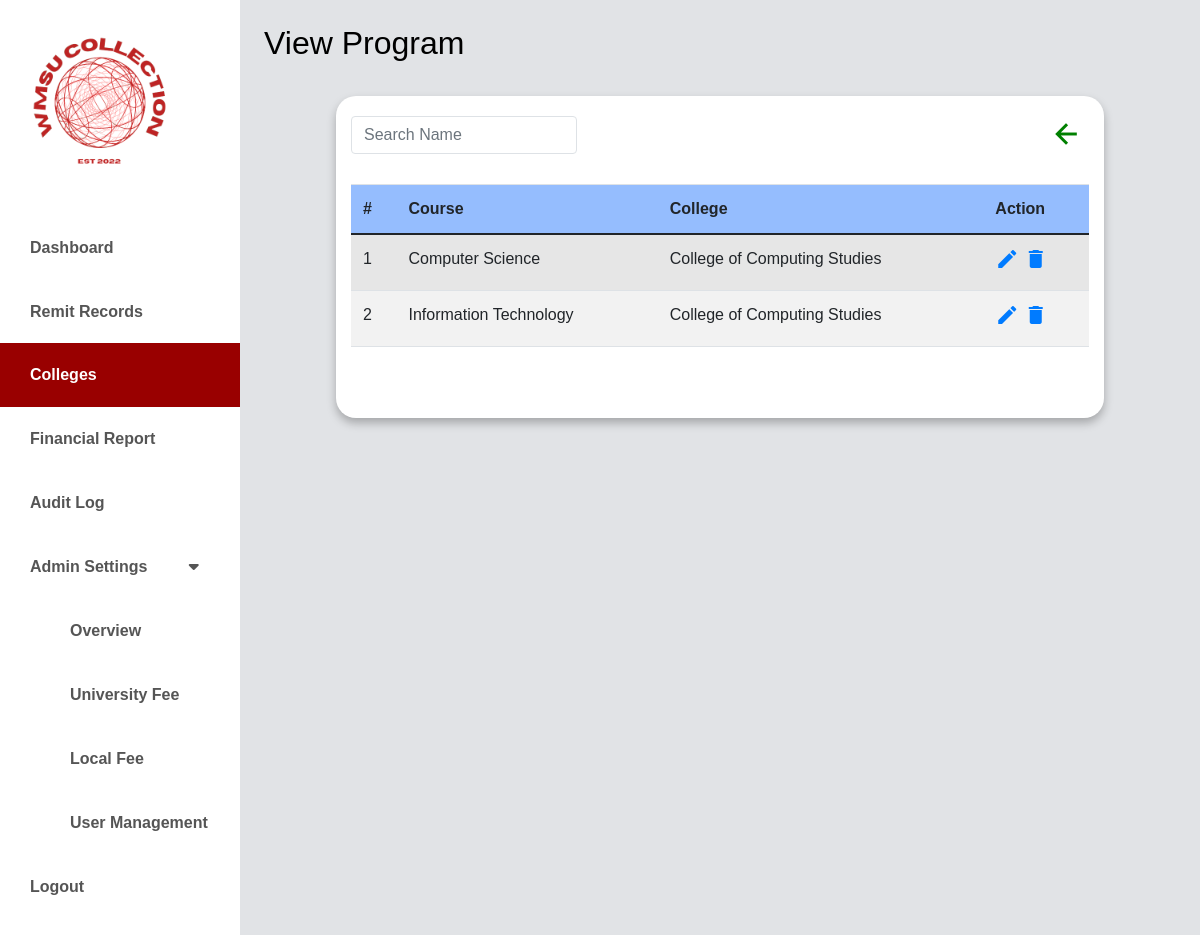
Screenshot of /college/view_program.php?college_id=1 (signed in) with the database file from the repository.
### tables this page shows
CREATE TABLE `programs` (
  `id` int(11) NOT NULL,
  `program_name` varchar(50) NOT NULL,
  `college_id` int(11) NOT NULL
);

CREATE TABLE `colleges` (
  `id` int(11) NOT NULL,
  `college_name` varchar(50) NOT NULL,
  `college_code` varchar(8) DEFAULT NULL
);

### classes/program.class.php (called while the page is built, shortened)
<?php
require_once 'database.class.php';
class Program {
    protected $db;
    function __construct() {
        $this->db = new Database();
    }
    function showAllDetailsByProgramId($college_id) {
        $sql = "SELECT p.program_name, p.id, p.college_id, c.college_name, c.college_code
                FROM programs p
                JOIN colleges c ON p.college_id = c.id
                WHERE p.college_id = :college_id";
        $stmt = $this->db->connect()->prepare($sql);
        $stmt->bindValue(':college_id', $college_id, PDO::PARAM_INT);
        $stmt->execute();
        return $stmt->fetchAll(PDO::FETCH_ASSOC);
    }
}
?>

### classes/database.class.php (called while the page is built)
<?php
class Database {
    private $host = 'localhost';
    private $username = 'root';
    private $password = '';
    private $database = 'wmsu';
    protected $connection;
    public function connect() {
        try {
            $dsn = "mysql:host=$this->host;dbname=$this->database;charset=utf8mb4";
            $options = [
                PDO::ATTR_ERRMODE => PDO::ERRMODE_EXCEPTION,
                PDO::ATTR_DEFAULT_FETCH_MODE => PDO::FETCH_ASSOC,
                PDO::ATTR_EMULATE_PREPARES => false,
            ];
            $this->connection = new PDO($dsn, $this->username, $this->password, $options);
        } catch (PDOException $e) {
            echo "Connection error: " . $e->getMessage();
            die();
        }
        return $this->connection;
    }
}
?>

### college/view_program.php (the view, shortened to what this page needs)
<?php
	require_once '../classes/database.class.php';
	require_once '../classes/program.class.php';
?>
<!doctype html>
<html lang="en" class="no-js">
  <html>
    <head>
	<link href="https://cdn.jsdelivr.net/npm/bootstrap@5.0.0-beta3/dist/css/bootstrap.min.css" rel="stylesheet" />
    <link rel="stylesheet" href="https://unicons.iconscout.com/release/v4.0.0/css/line.css" />
    <link rel="stylesheet" href="https://cdnjs.cloudflare.com/ajax/libs/font-awesome/5.15.3/css/all.min.css" />
	<link rel="stylesheet" href="https://stackpath.bootstrapcdn.com/bootstrap/4.5.0/css/bootstrap.min.css">
	<link rel="stylesheet" href="https://maxcdn.bootstrapcdn.com/font-awesome/4.7.0/css/font-awesome.min.css">
    <link rel="stylesheet" href="../css/college1.css" />
    <link rel="stylesheet" href="../css/dashboard.css" />
    </head>
      <body>
      <div class="d-flex" id="wrapper">
        <div class="bg-white" id="sidebar-wrapper">
            <img src="../images/logo.jpg" width ="200" alt="CCS COLLECTION FEE">
            <div class="list-group list-group-flush my-3">
                <a href="../admin/dashboard-main.php" class="list-group-item list-group-item-action bg-hover first-text fw-bold ">Dashboard</a>
                <a href="../remit-records/remit-records.php" class="list-group-item list-group-item-action bg-hover first-text fw-bold ">Remit Records</a>
                <a href="../college/new-college.php" class="list-group-item list-group-item-action bg-hover first-text fw-bold active">Colleges</a>
                <a href="../financial-report/financial-report.php" class="list-group-item list-group-item-action bg-hover first-text fw-bold">Financial Report</a>
                <?php
                if($_SESSION['role'] == 'admin'){?>
                <a href="../audit-log/audit-log.php" class="list-group-item list-group-item-action bg-hover first-text fw-bold ">Audit Log</a>
                <?php } ?>
                <button class="list-group-item list-group-item-action bg-hover second-text dropdown-btn fw-bold">Admin Settings</a>
                <i class="fa fa-caret-down" style="margin-left: 37px;"></i>
                </button>
                <div class="">
                    <a href="../admin-settings/overview_settings.php" class="list-group-item list-group-item-action bg-hover first-text fw-bold" style="text-decoration:none; padding-left: 70px;">Overview</a></ul>
                    <a href="../university/university.php" class="list-group-item list-group-item-action bg-hover first-text fw-bold " style="text-decoration:none; padding-left: 70px;">University Fee</a></ul>
                    <a href="../local/localfees.php"class="list-group-item list-group-item-action bg-hover first-text fw-bold"  style="text-decoration:none; padding-left: 70px;">Local Fee</a></ul>
                    <a href="../admin-settings/user.php" class="list-group-item list-group-item-action bg-hover first-text fw-bold" style="text-decoration:none; padding-left: 70px;">User Management</a></ul>
                </div>
                <a href="../public/logout.php" class="list-group-item list-group-item-action bg-hover fw-bold">Logout</a>
</div>
        </div>
        <div class="table-responsive">
	<div id="page-content-wrapper">
<nav class="navbar navbar-expand-lg navbar-light bg-active py-4 px-4">
        <div class="d-flex align-items-center">
            <h2 class="fs-2 m-0"  style="color:#000000; font-weight: 500;">View Program</h2>
        </div>
    </nav>
    <div class="container-fluid">
    <div class="row">
    <div class="col-sm-4" style="border-color: #000000; padding-top: 20px;">
        			<input class="form-control border" type="search" name= "search" id="search-input" placeholder="Search Name">
       			 </div>
        <div class="col-8">
            <div class="table-wrapper" id="kenteezy">
                <div class="table-title" style="padding-bottom: 20px; padding-top: 10px">
                    <div class="d-flex">
                        <div class="col-12 p-2 text-right" style="float:left;">
                            <a href="../college/new-college.php" id="back-college">
                            <span class="material-symbols-outlined"  style="font-size: 30px; padding-top: 5px; color: green;">arrow_back</span>
                            </a>
                        </div>
                    </div>
                </div>
            </div>
        </div>
    </div>
                <div class="table-responsive">
                        <?php
if (isset($_GET['college_id'])) {
    $CollegeId = $_GET['college_id'];
    $Program = new Program();
    $ProgramData = $Program->showAllDetailsByProgramId($CollegeId);
?>
    <table class="table table-striped table-hover">
        <thead style="background-color:#95BDFE;">
            <tr>
                <th>#</th>
                <th>Course</th>
                <th>College</th>
                <th>Action</th>
            </tr>
        </thead>
        <tbody>
            <?php
                $i = 1;
                foreach($ProgramData as $Program) {
            ?>
                <tr>
                    <td><?php echo $i; ?></td>
                    <td><?php echo $Program['program_name']; ?></td>
                    <td><?php echo $Program['college_name']; ?></td>
                    <td>
                    <a href="#editFeesModal<?php echo $i; ?>" class="edit" data-toggle="modal">
                <i class="material-icons" data-toggle="tooltip" title="Edit">&#xE254;</i>
                </a>
                    <a href="#deleteFeesModal<?php echo $i; ?>" class="delete" data-toggle="modal">
                        <i class="material-icons" data-toggle="tooltip" title="Delete">&#xE872;</i>
                    </a>
                </td>
                </tr>
            <?php
                    $i++;
                }
            } else {
                echo "College ID:";
                echo "No College specified.";
            }
            ?>
        </tbody>
    </table>
</body>
        </body>
</html>

### css/college1.css (style rules this page uses)
.container-fluid { background-color: #fff; max-width: 80%; border-radius: 20px; padding-bottom: 20px; margin-top: 10px; box-shadow: 0 5px 10px rgba(0, 0, 0, 0.265); }
#search-input { margin-bottom: 10px; }
.table-responsive { display:flex; margin-bottom: 35px; }
.h2, h2, h3, h3, h4, h4, h5, h5 { font-size: 20px; text-align: center; font-weight: 600; margin-top: 15px; }
.material-symbols-outlined { font-variation-settings: 'FILL' 0, 'wght' 700, 'GRAD' 0, 'opsz' 48 }

### css/dashboard.css (style rules this page uses)
* { font-family: 'Poppins', sans-serif; }
:root { --main-bg-color: #009d63; --main-text-color: #009d63; --second-text-color: #bbbec5; --second-bg-color: #c1efde; }
.second-text { color: var(--second-text-color); }
#wrapper { overflow-x: hidden; background-image: linear-gradient( to right, #e1e3e6, #e1e3e6, #e1e3e6, #e1e3e6, #e1e3e6 ); }
#sidebar-wrapper { min-height: 100vh; margin-left: -15rem; -webkit-transition: margin 0.25s ease-out; -moz-transition: margin 0.25s ease-out; -o-transition: margin 0.25s ease-out; transition: margin 0.25s ease-out; }
#sidebar-wrapper .list-group { width: 15rem; }
#page-content-wrapper { min-width: 100vw; }
.list-group-item { border: none; background-color: #FFF; color: #555; padding: 20px 30px; }
.list-group-item.active { background-color: #990000; color: white; }
@media (min-width: 768px) { #sidebar-wrapper { margin-left: 0; } }
@media (min-width: 768px) { #page-content-wrapper { min-width: 0; width: 100%; } }
body { margin: 0; padding: 0; background-color: var(--second-bg-color); }
table { border-collapse: collapse; width: 100%; }
th, td { text-align: left; padding: 8px; }
th { background-color: #007bff; }
tr:nth-child(even) { background-color: #f2f2f2; }
td a { color: #007bff;; }

### rows the page displays
programs: program_name "Computer Science", college.college_name "College of Computing Studies"
programs: program_name "Information Technology", college.college_name "College of Computing Studies"
